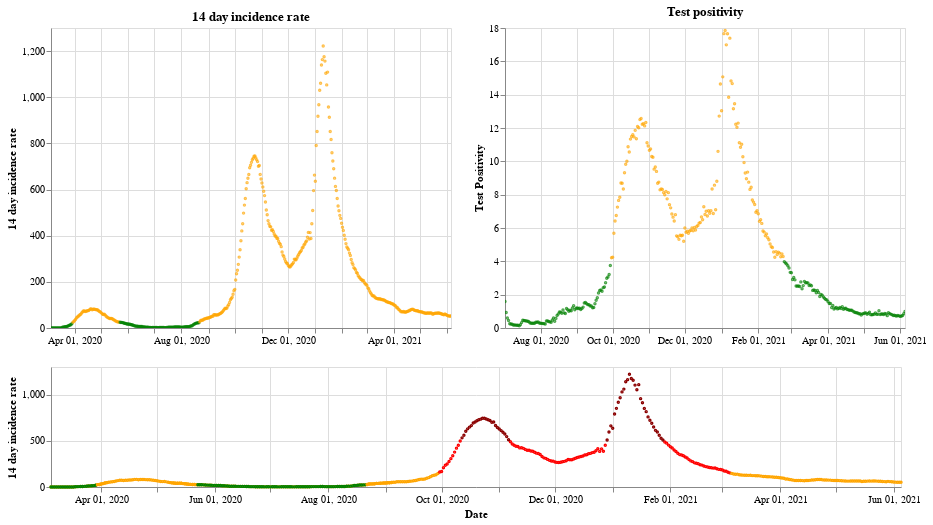

Notebook code cell kept with this figure:
### Markdown cell above
## Northern Ireland

### Code cell
plot_traffic_light('Northern Ireland')

### Figure 1 — Vega-Lite specification as saved in the notebook (floating-point values rounded to 4 significant figures; data arrays with more than 128 entries replaced by an {"elided": "..."} marker saying what was removed)
{"config": {"view": {"continuousWidth": 400, "continuousHeight": 300}}, "vconcat": [{"hconcat": [{"mark": {"type": "point", "size": 2}, "encoding": {"color": {"condition": {"value": "green", "test": "(datum.twoWeeklyCasesRate <= 25)"}, "value": "orange"}, "tooltip": [{"type": "nominal", "field": "areaName"}, {"type": "temporal", "field": "date"}, {"type": "quantitative", "field": "twoWeeklyCasesRate"}, {"type": "quantitative", "field": "testPositivity"}], "x": {"type": "temporal", "axis": {"title": ""}, "field": "date", "scale": {"domain": {"selection": "DateBrush"}}, "timeUnit": "yearmonthdate"}, "y": {"type": "quantitative", "axis": {"title": "14 day incidence rate"}, "field": "twoWeeklyCasesRate"}}, "title": "14 day incidence rate", "width": 400}, {"mark": {"type": "point", "size": 2}, "encoding": {"color": {"condition": {"value": "green", "test": "(datum.testPositivity <= 4)"}, "value": "orange"}, "tooltip": [{"type": "nominal", "field": "areaName"}, {"type": "temporal", "field": "date"}, {"type": "quantitative", "field": "twoWeeklyCasesRate"}, {"type": "quantitative", "field": "testPositivity"}], "x": {"type": "temporal", "axis": {"title": ""}, "field": "date", "scale": {"domain": {"selection": "DateBrush"}}, "timeUnit": "yearmonthdate"}, "y": {"type": "quantitative", "axis": {"title": "Test Positivity"}, "field": "testPositivity"}}, "title": "Test positivity", "width": 400}]}, {"layer": [{"mark": {"type": "point", "size": 2}, "encoding": {"color": {"condition": {"value": "orange", "test": "((50 && datum.twoWeeklyCasesRate) < 150)"}, "value": "red"}, "opacity": {"condition": {"value": 1, "test": "((50 && datum.twoWeeklyCasesRate) < 500)"}, "value": 0}, "tooltip": [{"type": "nominal", "field": "areaName"}, {"type": "temporal", "field": "date"}, {"type": "quantitative", "field": "twoWeeklyCasesRate"}, {"type": "quantitative", "field": "testPositivity"}], "x": {"type": "temporal", "axis": {"title": "Date"}, "field": "date", "timeUnit": "yearmonthdate"}, "y": {"type": "quantitative", "axis": {"title": "14 day incidence rate"}, "field": "twoWeeklyCasesRate"}}, "selection": {"DateBrush": {"type": "interval", "encodings": ["x"], "fields": ["Time"]}}, "width": 850}, {"mark": {"type": "point", "size": 2}, "encoding": {"color": {"value": "darkred"}, "opacity": {"condition": {"value": 1, "test": "(datum.twoWeeklyCasesRate >= 500)"}, "value": 0}, "tooltip": [{"type": "nominal", "field": "areaName"}, {"type": "temporal", "field": "date"}, {"type": "quantitative", "field": "twoWeeklyCasesRate"}, {"type": "quantitative", "field": "testPositivity"}], "x": {"type": "temporal", "axis": {"title": "Date"}, "field": "date", "timeUnit": "yearmonthdate"}, "y": {"type": "quantitative", "axis": {"title": "14 day incidence rate"}, "field": "twoWeeklyCasesRate"}}, "width": 400}, {"mark": {"type": "point", "size": 2}, "encoding": {"color": {"condition": {"value": "green", "test": "((4 && datum.twoWeeklyCasesRate) < 25)"}, "value": "orange"}, "opacity": {"condition": {"value": 1, "test": "(datum.twoWeeklyCasesRate < 50)"}, "value": 0}, "tooltip": [{"type": "nominal", "field": "areaName"}, {"type": "temporal", "field": "date"}, {"type": "quantitative", "field": "twoWeeklyCasesRate"}, {"type": "quantitative", "field": "testPositivity"}], "x": {"type": "temporal", "axis": {"title": "Date"}, "field": "date", "timeUnit": "yearmonthdate"}, "y": {"type": "quantitative", "axis": {"title": "14 day incidence rate"}, "field": "twoWeeklyCasesRate"}}, "width": 400}], "height": 120, "width": 800}], "data": {"name": "data-d190244afaf4851c51d607cbbfecf425"}, "$schema": "https://vega.github.io/schema/vega-lite/v4.8.1.json", "datasets": {"data-d190244afaf4851c51d607cbbfecf425": {"elided": "458 records"}}}
